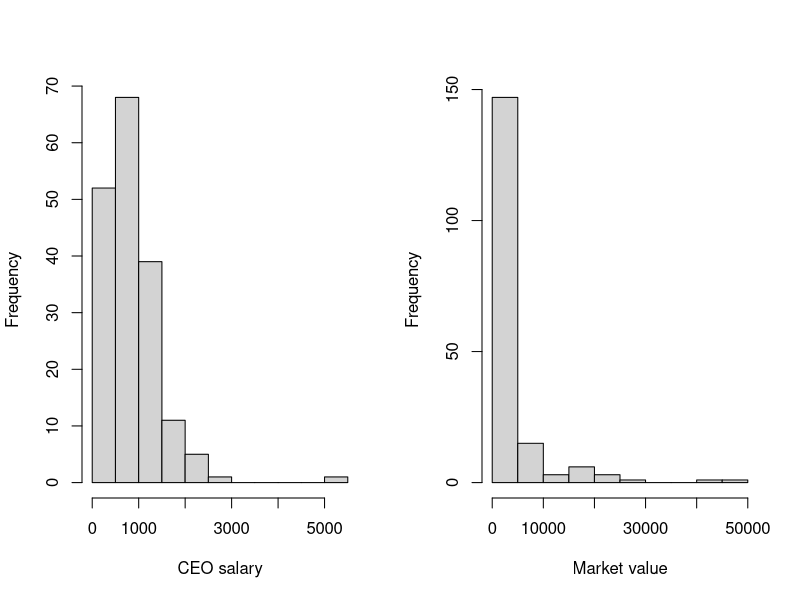

This figure's R source:
## ceosal2 data set ##

# Importing data
setwd("/Users/miguel/Dropbox/Current jobs/STAT-2016")
df <- read.csv("Data/ceosal2.csv")
str(df)
summary(df)

# Histograms
par(mfrow=c(1,2))
hist(df$salary, main="", xlab="CEO salary")
hist(df$mktval, main="", xlab="Market value")

# Correlation matrix
cor(data.frame(log(df$salary), log(df$sales), log(df$mktval), df$profit))

# Regression line
fm1 <- log(salary) ~ log(mktval)
mod1 <- lm(formula=fm1, data=df)
summary(mod1)

# Linear regression (one control)
fm2 <- log(salary) ~ log(sales) + log(mktval)
mod2 <- lm(formula=fm2, data=df)
summary(mod2)

# Partial correlation (one control)
partial.mod1 <- lm(log(salary) ~ log(sales), data=df)
partial.mod2 <- lm(log(mktval) ~ log(sales), data=df)
cor(partial.mod1$residuals, partial.mod2$residuals)

# Partitioned regression
fm3 <- log(salary) ~ partial.mod2$residuals
mod3 <- lm(formula=fm3, data=df)
summary(mod3)

# Linear regression (two controls)
fm4 <- log(salary) ~ log(sales) + log(mktval) + profits
mod4 <- lm(formula=fm4, data=df)
summary(mod4)
